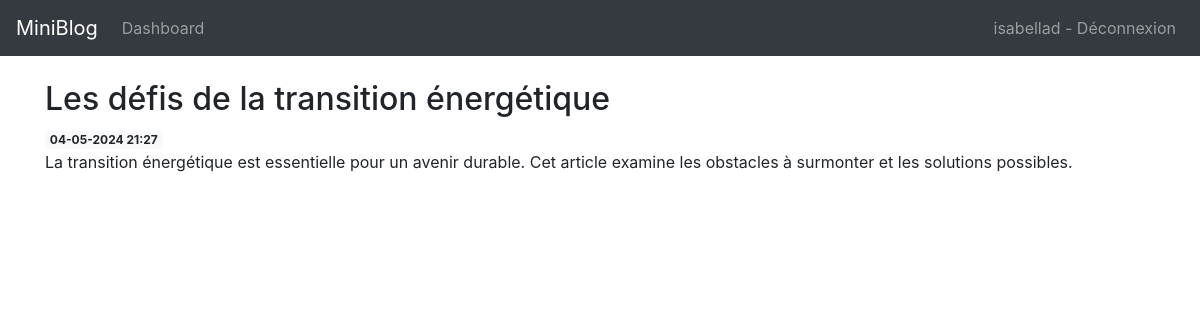
Page /post/15 (signed in) on the earlier database version.
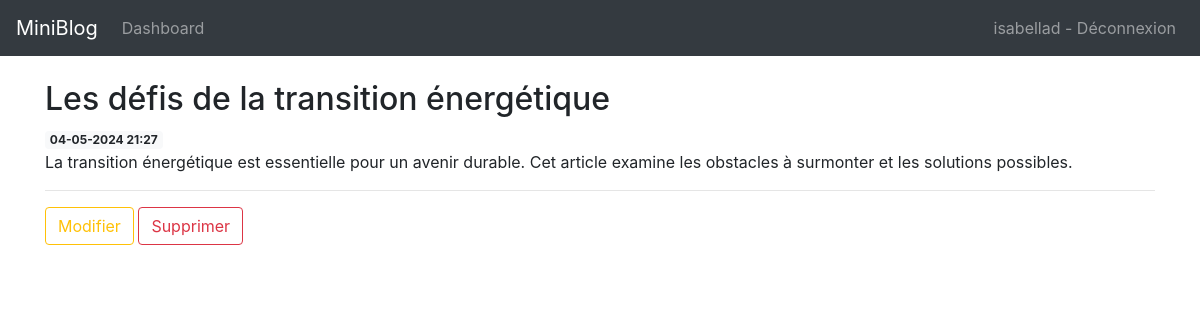
Same page on the later database version.
### app/models.py (models this page shows, shortened)
class User(db.Model, UserMixin):
    id = db.Column(db.Integer, primary_key=True)
    username = db.Column(db.String(20), nullable=False, unique=True)
    email = db.Column(db.String(120), nullable=False, unique=True)
    password_hash = db.Column(db.String(255), nullable=False)
    is_admin = db.Column(db.Boolean, default=False)
    created = db.Column(db.DateTime, default=datetime.now, nullable=False)
    posts = db.relationship('Post', backref='author',
                            lazy=True, cascade="all, delete-orphan")
    @property
    def password(self):
        raise AttributeError('password is not a readable attribute')

class Post(db.Model):
    id = db.Column(db.Integer, primary_key=True)
    created = db.Column(db.DateTime, nullable=False, default=datetime.now)
    title = db.Column(db.String(200), nullable=False)
    content = db.Column(db.Text, nullable=False)
    user_id = db.Column(db.Integer, db.ForeignKey('user.id'), nullable=False)
    @property
    def formatted_created(self):
        return self.created.strftime("%d-%m-%Y %H:%M")

### app/posts/routes.py (the view)
@bp.route('/<int:post_id>')
def view(post_id):
    post = Post.query.get_or_404(post_id)
    return render_template('posts/view.html', post=post)

### app/models.py (called while the page is built)
@login_manager.user_loader
def load_user(user_id):
    return User.query.get(int(user_id))

### app/templates/posts/view.html (shortened to what this page needs)
{% extends 'base.html' %}
{% block content %}
<h2>{% block title %} {{ post.title }} {% endblock %}</h2>
<span class="badge badge-light">{{ post.formatted_created }}</span>
<p>{{ post.content }}</p>
{% if post.user_id == current_user.id %}
<hr>
<a href="{{ url_for('posts.update', post_id=post.id) }}" class="btn btn-outline-warning">Modifier</a>
<form action="{{ url_for('posts.delete', post_id=post.id) }}" method="POST" style="display:inline;">
    <button type="submit" class="btn btn-outline-danger">Supprimer</button>
</form>
{% endif %}
{% endblock %}

### app/templates/base.html (shortened to what this page needs)
<!doctype html>
<html lang="en">
<head>
  <link rel="stylesheet" href="{{ url_for('static', filename= 'css/style.css') }}">
  <link rel="stylesheet" href="https://stackpath.bootstrapcdn.com/bootstrap/4.3.1/css/bootstrap.min.css"
>
</head>
<body>
  <nav class="navbar navbar-expand-md navbar-dark bg-dark">
    <a class="navbar-brand" href="{{ url_for('index')}}">MiniBlog</a>
    <div class="collapse navbar-collapse" id="navbarNav">
      <ul class="navbar-nav">
        {% if current_user.is_authenticated %}
        <li class="nav-item">
          <a class="nav-link" href="{{url_for('users.dashboard')}}">Dashboard</a>
        </li>
        {% endif %}
      </ul>
      <ul class="navbar-nav ml-auto">
        {% if current_user.is_authenticated %}
        <li class="nav-item">
          <a class="nav-link" href="{{url_for('users.logout')}}">{{current_user.username}} - Déconnexion</a>
        </li>
        {% endif %}
      </ul>
    </div>
  </nav>
  <div class="container">
    <br />
    {% block content %} {% endblock %}
  </div>
</body>
</html>

Differences in the rows shown:
changed Post "Les défis de la transition énergétique": user_id 10 → 11 (drawn)
Other differences:
text now shown: "Modifier Supprimer"
